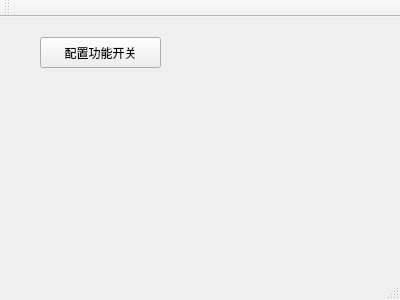
<?xml version="1.0" encoding="UTF-8"?>
<ui version="4.0">
 <class>MainWindow</class>
 <widget class="QMainWindow" name="MainWindow">
  <property name="geometry">
   <rect>
    <x>0</x>
    <y>0</y>
    <width>400</width>
    <height>300</height>
   </rect>
  </property>
  <property name="windowTitle">
   <string>MainWindow</string>
  </property>
  <widget class="QWidget" name="centralWidget">
   <widget class="QPushButton" name="pushButton_ConfigFuncFactory">
    <property name="geometry">
     <rect>
      <x>40</x>
      <y>20</y>
      <width>121</width>
      <height>31</height>
     </rect>
    </property>
    <property name="text">
     <string>配置功能开关</string>
    </property>
   </widget>
  </widget>
  <widget class="QMenuBar" name="menuBar">
   <property name="geometry">
    <rect>
     <x>0</x>
     <y>0</y>
     <width>400</width>
     <height>23</height>
    </rect>
   </property>
  </widget>
  <widget class="QToolBar" name="mainToolBar">
   <attribute name="toolBarArea">
    <enum>TopToolBarArea</enum>
   </attribute>
   <attribute name="toolBarBreak">
    <bool>false</bool>
   </attribute>
  </widget>
  <widget class="QStatusBar" name="statusBar"/>
 </widget>
 <layoutdefault spacing="6" margin="11"/>
 <resources/>
 <connections/>
</ui>
